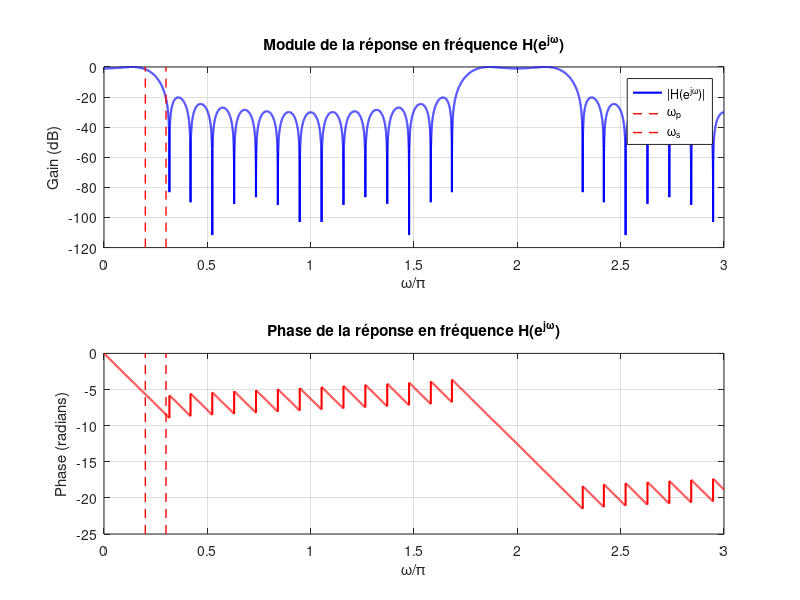

This chart was generated by the following MATLAB code:
% Définir l'ordre du filtre
Omega_s = 0.3*pi;
Omega_p = 0.2*pi;
ordre = ceil((1.8*pi)/(Omega_s - Omega_p));
if (mod(ordre, 2) == 0)
    ordre = ordre + 1; % Mettre l'ordre impair pour avoir un filtre type I
end
M = ordre;

% Calcul de la fréquence de coupure
Omega_c = (Omega_p + Omega_s) / 2;

% INDICES CAUSAUX : n de 0 à M-1
n = 0:M-1;

% Calcul des coefficients h[n] avec retard (M-1)/2
h = (sin(Omega_c * (n - (M-1)/2))) ./ (pi * (n - (M-1)/2));

% Gérer le cas n = (M-1)/2 (limite sin(x)/x quand x->0)
idx_center = find(n == (M-1)/2);
h(idx_center) = Omega_c/pi;

% Vecteur de fréquences
f = 0:0.0001:3;  % Normalisé entre 0 et 1 (Nyquist)
w = pi * f;     % w entre 0 et pi
z = exp(1j * w);

% Calcul de H(z) avec indices CAUSAUX
h_z = zeros(size(w));
for k = 0:M-1
    h_z = h_z + h(k+1) * z.^(-k);
end

% Tracer le module (en dB)
figure;
subplot(2, 1, 1);
plot(w/pi, 20*log10(abs(h_z)/max(abs(h_z))), 'b', 'LineWidth', 1.5);
title('Module de la réponse en fréquence H(e^{j\omega})');
xlabel('\omega/\pi');
ylabel('Gain (dB)');
grid on;
hold on;
line([Omega_p/pi Omega_p/pi], ylim, 'Color', 'r', 'LineStyle', '--', 'LineWidth', 1);
line([Omega_s/pi Omega_s/pi], ylim, 'Color', 'r', 'LineStyle', '--', 'LineWidth', 1);
legend('|H(e^{j\omega})|', '\omega_p', '\omega_s');
hold off;

% Tracer la phase (dépliée)
subplot(2, 1, 2);
plot(w/pi, unwrap(angle(h_z)), 'r', 'LineWidth', 1.5);
title('Phase de la réponse en fréquence H(e^{j\omega})');
xlabel('\omega/\pi');
ylabel('Phase (radians)');
grid on;
hold on;
line([Omega_p/pi Omega_p/pi], ylim, 'Color', 'r', 'LineStyle', '--', 'LineWidth', 1);
line([Omega_s/pi Omega_s/pi], ylim, 'Color', 'r', 'LineStyle', '--', 'LineWidth', 1);
hold off;
